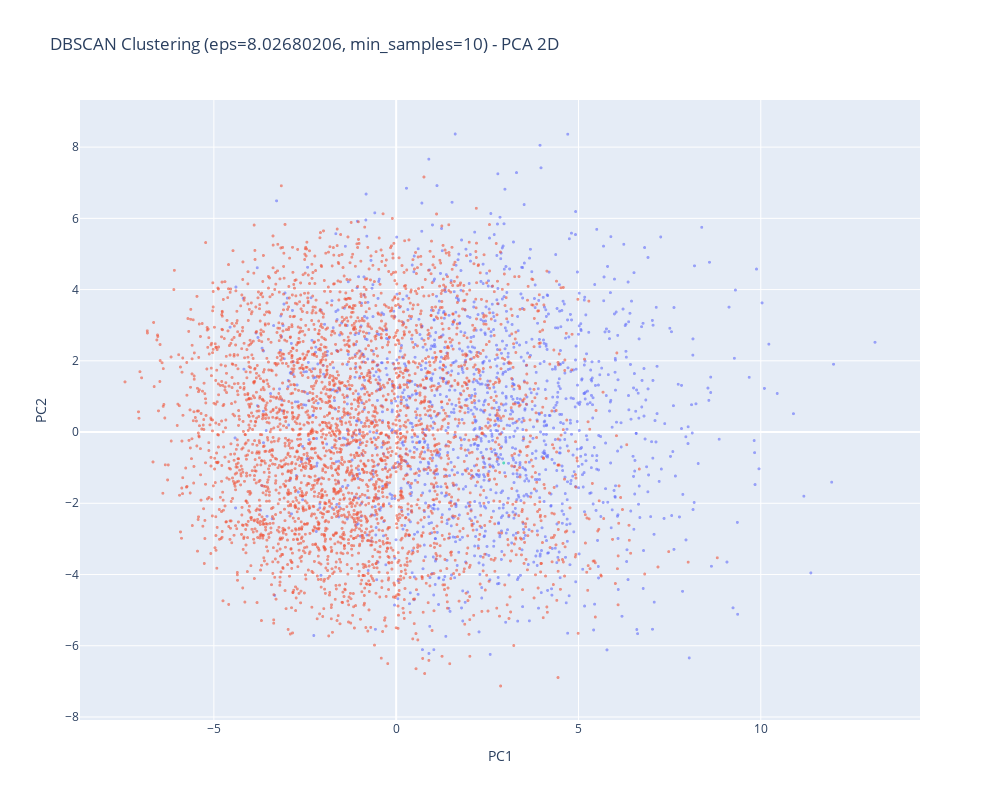

Write notebook code for a chart like this one.
### Markdown cell above
We visualize DBSCAN results by projecting cluster assignments onto the 2D PCA space. A random sample of 5,000 points is used to reduce visual clutter while preserving the overall distribution pattern.

### Code cell
# DBSCAN finds dense regions and labels outliers as noise (-1)
eps_value = 8.02680206
min_samples_value = 10

print(
    f"\nFitting DBSCAN with eps={eps_value}, min_samples={min_samples_value}...")
dbscan = DBSCAN(eps=eps_value, min_samples=min_samples_value)
dbscan_labels = dbscan.fit_predict(features_60d)

n_clusters_dbscan = len(set(dbscan_labels)) - (1 if -1 in dbscan_labels else 0)
n_noise = list(dbscan_labels).count(-1)
noise_percentage = (n_noise / len(dbscan_labels)) * 100

print(f"Number of clusters: {n_clusters_dbscan}")
print(f"Number of noise points: {n_noise} ({noise_percentage:.2f}%)")

non_noise_mask = dbscan_labels != -1
if non_noise_mask.sum() > 0:
    dbscan_silhouette = silhouette_score(
        features_60d[non_noise_mask], dbscan_labels[non_noise_mask], sample_size=5000)
    print(f"Silhouette score (excluding noise): {dbscan_silhouette:.3f}")

sample_indices_dbscan = np.random.choice(
    len(features_2d), size=5000, replace=False)

df_dbscan = pd.DataFrame({
    'PC1': features_2d[sample_indices_dbscan, 0],
    'PC2': features_2d[sample_indices_dbscan, 1],
    'cluster': dbscan_labels[sample_indices_dbscan].astype(str),
    'is_noise': dbscan_labels[sample_indices_dbscan] == -1,
    'category': [categories[label] for label in labels_loaded[sample_indices_dbscan]]
})

df_dbscan['cluster'] = df_dbscan['cluster'].replace('-1', 'Noise')

fig_dbscan = px.scatter(
    df_dbscan,
    x='PC1',
    y='PC2',
    color='cluster',
    hover_data=['category'],
    title=f'DBSCAN Clustering (eps={eps_value}, min_samples={
        min_samples_value}) - PCA 2D',
    opacity=0.6
)
fig_dbscan.update_traces(marker=dict(size=3))
fig_dbscan.update_layout(width=1000, height=800, showlegend=False)
fig_dbscan.show()

### Figure 1 — Plotly figure (JSON) as saved in the notebook; plotly's stock layout.template omitted (floating-point values rounded to 4 significant figures; data arrays with more than 128 entries replaced by an {"elided": "..."} marker saying what was removed)
{"data": [{"customdata": {"elided": "1497x1 str values"}, "hovertemplate": "cluster=Noise<br>PC1=%{x}<br>PC2=%{y}<br>category=%{customdata[0]}<extra></extra>", "legendgroup": "Noise", "marker": {"color": "#636efa", "opacity": 0.6, "size": 3, "symbol": "circle"}, "mode": "markers", "name": "Noise", "showlegend": true, "type": "scattergl", "x": {"elided": "1497 float values"}, "xaxis": "x", "y": {"elided": "1497 float values"}, "yaxis": "y"}, {"customdata": {"elided": "3502x1 str values"}, "hovertemplate": "cluster=0<br>PC1=%{x}<br>PC2=%{y}<br>category=%{customdata[0]}<extra></extra>", "legendgroup": "0", "marker": {"color": "#EF553B", "opacity": 0.6, "size": 3, "symbol": "circle"}, "mode": "markers", "name": "0", "showlegend": true, "type": "scattergl", "x": {"elided": "3502 float values"}, "xaxis": "x", "y": {"elided": "3502 float values"}, "yaxis": "y"}, {"customdata": [["mountain-bike"]], "hovertemplate": "cluster=1<br>PC1=%{x}<br>PC2=%{y}<br>category=%{customdata[0]}<extra></extra>", "legendgroup": "1", "marker": {"color": "#00cc96", "opacity": 0.6, "size": 3, "symbol": "circle"}, "mode": "markers", "name": "1", "showlegend": true, "type": "scattergl", "x": [2.949], "xaxis": "x", "y": [-0.8674], "yaxis": "y"}], "layout": {"height": 800, "legend": {"title": {"text": "cluster"}, "tracegroupgap": 0}, "showlegend": false, "title": {"text": "DBSCAN Clustering (eps=8.02680206, min_samples=10) - PCA 2D"}, "width": 1000, "xaxis": {"anchor": "y", "domain": [0, 1], "title": {"text": "PC1"}}, "yaxis": {"anchor": "x", "domain": [0, 1], "title": {"text": "PC2"}}}}
